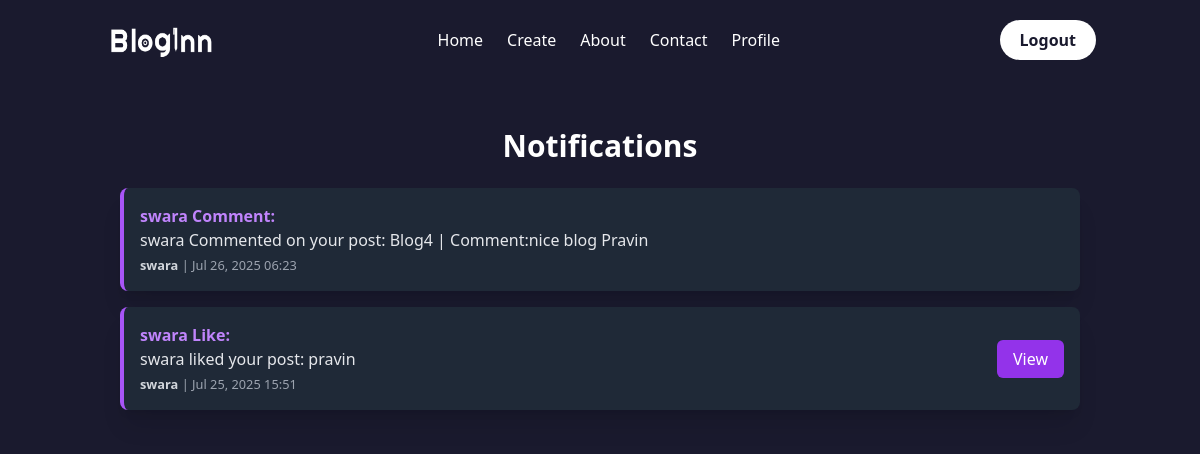
The page /notification/ (signed in) on the database as committed earlier.
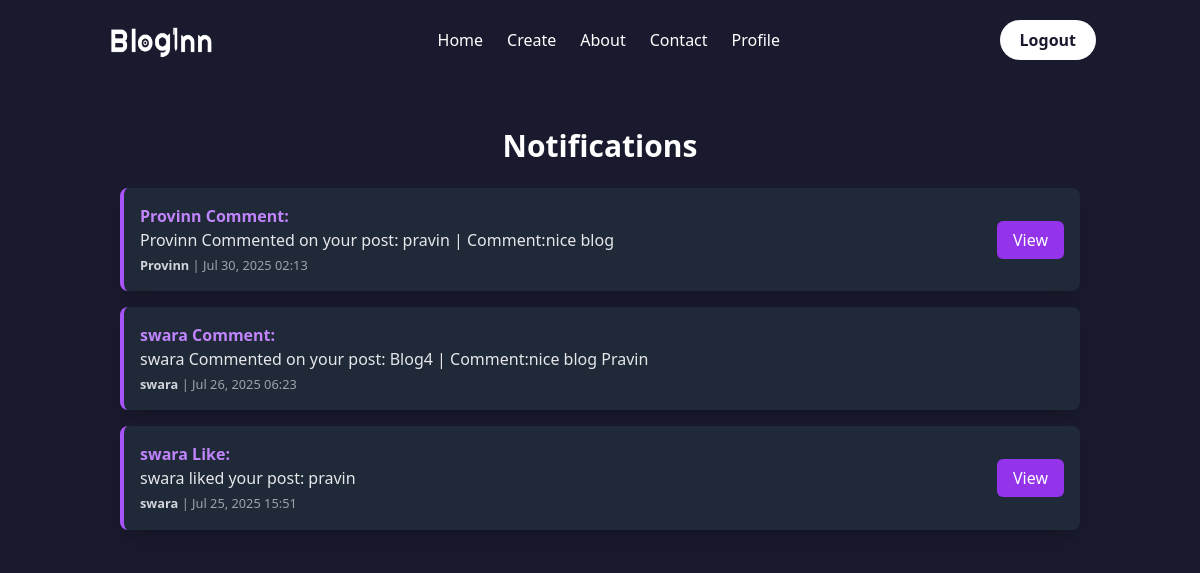
The same page on the database as committed later.
### users/models.py (models this page shows, shortened)
class Notification(models.Model):
    sender = models.ForeignKey(User, related_name='sent_notifications', on_delete=models.SET_NULL, null=True, blank=True)
    receiver = models.ForeignKey(User, related_name='received_notifications', on_delete=models.CASCADE)  # The blog author or target
    blog = models.ForeignKey(Post, on_delete=models.CASCADE, null=True, blank=True)
    message = models.CharField(max_length=255)
    type = models.CharField(
        max_length=20,
        choices=[('comment', 'Comment'), ('like', 'Like'), ('follow', 'Follow'), ('system', 'System')],
        default='system'
    )
    is_read = models.BooleanField(default=False)
    action_url = models.URLField(blank=True, null=True)
    timestamp = models.DateTimeField(auto_now_add=True)

### users/views.py (the view)
# urls.py: path('notification/',user_views.notification,name='notification'),
@login_required
def notification(request):
    notifications=Notification.objects.filter(receiver=request.user).order_by('-timestamp')
    return render(request,'users/notification.html',{'notifications':notifications})

### users/templates/users/notification.html
{% extends "blog/base.html" %}
{% block content %}
<div class="container mx-auto mt-8 p-4">
    <h2 class="text-3xl font-bold mb-6 text-white text-center">Notifications</h2>
    {% if notifications %}
        <ul class="space-y-4">
            {% for post in notifications %}
                <li class="p-4 rounded-lg shadow-xl flex flex-col md:flex-row justify-between items-start md:items-center
                           transition-all duration-300 ease-in-out
                           {% if not post.is_read %}
                               bg-gray-800 border-l-4 border-purple-500 hover:bg-gray-700
                           {% else %}
                               bg-gray-900 border border-gray-700 hover:bg-gray-800
                           {% endif %}">
                    <div class="mb-2 md:mb-0 md:mr-4 flex-grow">
                        <p class="text-gray-200">
                            <a href="#" class="font-bold text-purple-400 hover:underline">{{ post.sender.username }}</a>
                            <strong class="text-purple-400">{{ post.type|capfirst }}:</strong>
                            <br>
                            {{ post.message }}
                        </p>
                        <small class="text-gray-400 block mt-1">
                            <span class="font-semibold text-gray-300">{{ post.sender.username }}</span> | {{ post.timestamp|date:"M d, Y H:i" }}
                        </small>
                    </div>
                    {% if post.action_url %}
                        <div class="flex-shrink-0 mt-2 md:mt-0">
                            <a href="{{ post.action_url }}"
                               class="px-4 py-2 bg-purple-600 text-white rounded-md hover:bg-purple-700 focus:outline-none focus:ring-2 focus:ring-purple-500 focus:ring-offset-2 transition duration-150 ease-in-out">
                                View
                            </a>
                        </div>
                    {% endif %}
                </li>
            {% endfor %}
        </ul>
    {% else %}
        <p class="text-center text-gray-400 text-lg mt-8">No notifications yet.</p>
    {% endif %}
</div>
{% endblock %}

Rows that differ between the two databases and show on the page:
added Notification: sender.username "Provinn", type "Comment", message "Provinn Commented on your post: pravin | Comment:nice blog", timestamp "Jul 30, 2025 02:13"
